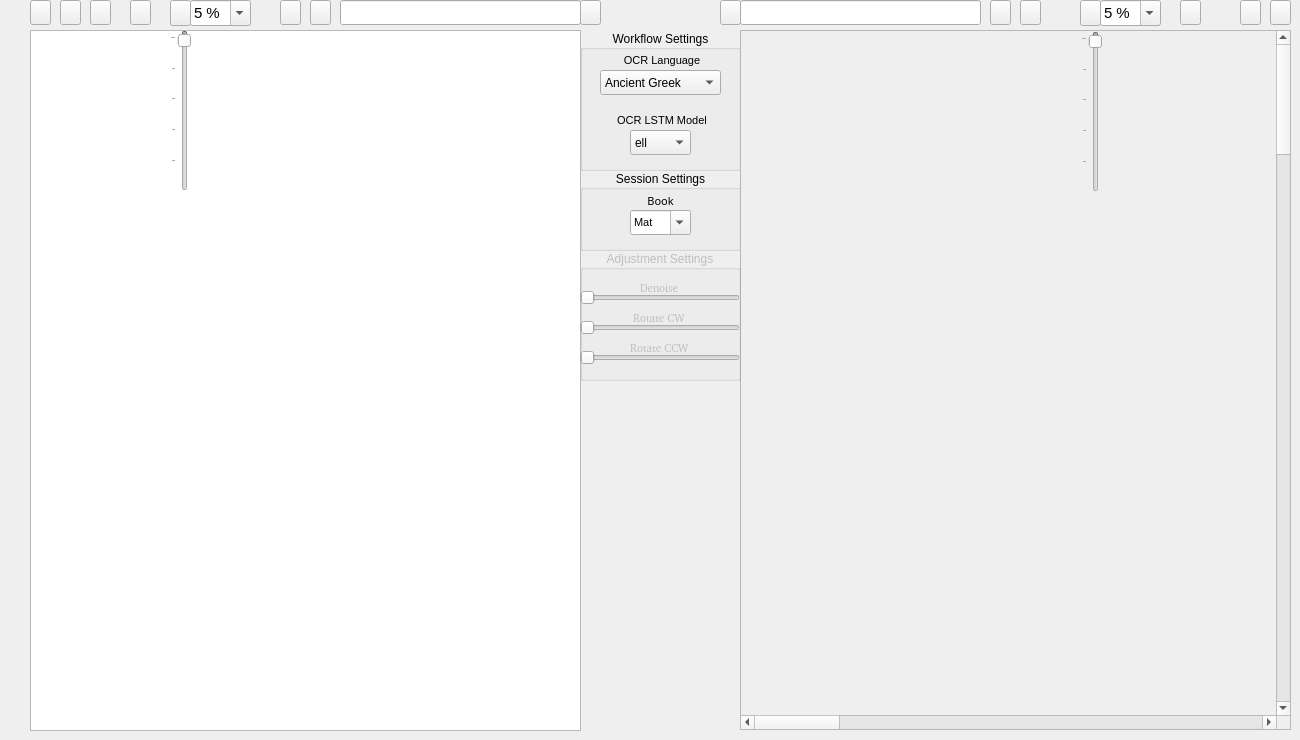
  <widget class="QWidget" name="centralwidget">
   <widget class="QPushButton" name="SaveAsImagebutton">
    <property name="geometry">
     <rect>
      <x>1240</x>
      <y>0</y>
      <width>21</width>
      <height>25</height>
     </rect>
    </property>
    <property name="font">
     <font>
      <family>FROMVS [MAXR]</family>
      <pointsize>8</pointsize>
     </font>
    </property>
    <property name="toolTip">
     <string>Save image as...</string>
    </property>
    <property name="text">
     <string/>
    </property>
    <property name="icon">
     <iconset resource="../UI_Icons.qrc">
      <normaloff>:/Icons/Icons/disk-rename.png</normaloff>:/Icons/Icons/disk-rename.png</iconset>
    </property>
   </widget>
   <widget class="QPushButton" name="SaveImagebutton">
    <property name="geometry">
     <rect>
      <x>1270</x>
      <y>0</y>
      <width>21</width>
      <height>25</height>
     </rect>
    </property>
    <property name="font">
     <font>
      <family>FROMVS [MAXR]</family>
      <pointsize>8</pointsize>
     </font>
    </property>
    <property name="toolTip">
     <string>Overwrite reference image</string>
    </property>
    <property name="text">
     <string/>
    </property>
    <property name="icon">
     <iconset resource="../UI_Icons.qrc">
      <normaloff>:/Icons/Icons/disk.png</normaloff>:/Icons/Icons/disk.png</iconset>
    </property>
   </widget>
   <widget class="QGroupBox" name="OCRgroupBox">
    <property name="geometry">
     <rect>
      <x>580</x>
      <y>30</y>
      <width>161</width>
      <height>141</height>
     </rect>
    </property>
    <property name="title">
     <string>Workflow Settings</string>
    </property>
    <property name="alignment">
     <set>Qt::AlignCenter</set>
    </property>
    <widget class="QComboBox" name="OCRlangComboBox">
     <property name="geometry">
      <rect>
       <x>20</x>
       <y>40</y>
       <width>121</width>
       <height>25</height>
      </rect>
     </property>
     <property name="toolTip">
      <string>Select OCR language</string>
     </property>
     <property name="locale">
      <locale language="English" country="UnitedStates"/>
     </property>
     <property name="editable">
      <bool>false</bool>
     </property>
     <item>
      <property name="text">
       <string>Ancient Greek</string>
      </property>
     </item>
     <item>
      <property name="text">
       <string>Middle Greek</string>
      </property>
     </item>
     <item>
      <property name="text">
       <string>Modern Greek</string>
      </property>
     </item>
     <item>
      <property name="text">
       <string>Hebrew</string>
      </property>
     </item>
     <item>
      <property name="text">
       <string>Latin</string>
      </property>
     </item>
    </widget>
    <widget class="QLabel" name="OCRlanglabel">
     <property name="geometry">
      <rect>
       <x>40</x>
       <y>20</y>
       <width>81</width>
       <height>20</height>
      </rect>
     </property>
     <property name="font">
      <font>
       <pointsize>8</pointsize>
      </font>
     </property>
     <property name="text">
      <string> OCR Language</string>
     </property>
     <property name="alignment">
      <set>Qt::AlignCenter</set>
     </property>
    </widget>
    <widget class="QLabel" name="OCRModellabel">
     <property name="geometry">
      <rect>
       <x>30</x>
       <y>80</y>
       <width>101</width>
       <height>20</height>
      </rect>
     </property>
     <property name="font">
      <font>
       <pointsize>8</pointsize>
      </font>
     </property>
     <property name="toolTip">
      <string>Select OCR LSTM model</string>
     </property>
     <property name="text">
      <string> OCR LSTM Model</string>
     </property>
     <property name="alignment">
      <set>Qt::AlignCenter</set>
     </property>
    </widget>
    <widget class="QComboBox" name="OCRModelComboBox">
     <property name="geometry">
      <rect>
       <x>50</x>
       <y>100</y>
       <width>61</width>
       <height>25</height>
      </rect>
     </property>
     <property name="toolTip">
      <string>Select OCR language model</string>
     </property>
     <property name="locale">
      <locale language="English" country="UnitedStates"/>
     </property>
     <property name="editable">
      <bool>false</bool>
     </property>
     <item>
      <property name="text">
       <string>ell</string>
      </property>
     </item>
     <item>
      <property name="text">
       <string>grc</string>
      </property>
     </item>
     <item>
      <property name="text">
       <string>feg</string>
      </property>
     </item>
     <item>
      <property name="text">
       <string>heb</string>
      </property>
     </item>
     <item>
      <property name="text">
       <string>feh</string>
      </property>
     </item>
     <item>
      <property name="text">
       <string>lat</string>
      </property>
     </item>
     <item>
      <property name="text">
       <string>fel</string>
      </property>
     </item>
    </widget>
   </widget>
   <widget class="QLineEdit" name="ImageLE">
    <property name="geometry">
     <rect>
      <x>740</x>
      <y>0</y>
      <width>241</width>
      <height>25</height>
     </rect>
    </property>
    <property name="toolTip">
     <string>Image name</string>
    </property>
   </widget>
   <widget class="QGroupBox" name="SessiongroupBox">
    <property name="geometry">
     <rect>
      <x>580</x>
      <y>170</y>
      <width>161</width>
      <height>81</height>
     </rect>
    </property>
    <property name="title">
     <string>Session Settings</string>
    </property>
    <property name="alignment">
     <set>Qt::AlignCenter</set>
    </property>
    <widget class="QLabel" name="booklabel">
     <property name="geometry">
      <rect>
       <x>60</x>
       <y>20</y>
       <width>41</width>
       <height>21</height>
      </rect>
     </property>
     <property name="font">
      <font>
       <family>FROMVS</family>
       <pointsize>8</pointsize>
       <weight>50</weight>
       <italic>false</italic>
       <bold>false</bold>
      </font>
     </property>
     <property name="text">
      <string>Book</string>
     </property>
     <property name="alignment">
      <set>Qt::AlignCenter</set>
     </property>
    </widget>
    <widget class="QComboBox" name="bookComboBox">
     <property name="geometry">
      <rect>
       <x>50</x>
       <y>40</y>
       <width>61</width>
       <height>25</height>
      </rect>
     </property>
     <property name="font">
      <font>
       <pointsize>8</pointsize>
      </font>
     </property>
     <property name="toolTip">
      <string>Bible book current image|text directory</string>
     </property>
     <property name="editable">
      <bool>true</bool>
     </property>
     <item>
      <property name="text">
       <string>Mat</string>
      </property>
     </item>
     <item>
      <property name="text">
       <string>Mar</string>
      </property>
     </item>
     <item>
      <property name="text">
       <string>Luk</string>
      </property>
     </item>
     <item>
      <property name="text">
       <string>Joh</string>
      </property>
     </item>
     <item>
      <property name="text">
       <string>Act</string>
      </property>
     </item>
     <item>
      <property name="text">
       <string>Rom</string>
      </property>
     </item>
     <item>
      <property name="text">
       <string>1Co</string>
      </property>
     </item>
     <item>
      <property name="text">
       <string>2Co</string>
      </property>
     </item>
     <item>
      <property name="text">
       <string>Gal</string>
      </property>
     </item>
     <item>
      <property name="text">
       <string>Eph</string>
      </property>
     </item>
     <item>
      <property name="text">
       <string>Php</string>
      </property>
     </item>
     <item>
      <property name="text">
       <string>Col</string>
      </property>
     </item>
     <item>
      <property name="text">
       <string>1Th</string>
      </property>
     </item>
     <item>
      <property name="text">
       <string>2Th</string>
      </property>
     </item>
     <item>
      <property name="text">
       <string>1Ti</string>
      </property>
     </item>
     <item>
      <property name="text">
       <string>2Ti</string>
      </property>
     </item>
     <item>
      <property name="text">
       <string>Tit</string>
      </property>
     </item>
     <item>
      <property name="text">
       <string>Phm</string>
      </property>
     </item>
     <item>
      <property name="text">
       <string>Heb</string>
      </property>
     </item>
     <item>
      <property name="text">
       <string>Jas</string>
      </property>
     </item>
     <item>
      <property name="text">
       <string>1Pe</string>
      </property>
     </item>
     <item>
      <property name="text">
       <string>2Pe</string>
      </property>
     </item>
     <item>
      <property name="text">
       <string>1Jn</string>
      </property>
     </item>
     <item>
      <property name="text">
       <string>2Jn</string>
      </property>
     </item>
     <item>
      <property name="text">
       <string>3Jn</string>
      </property>
     </item>
     <item>
      <property name="text">
       <string>Jud</string>
      </property>
     </item>
     <item>
      <property name="text">
       <string>Rev</string>
      </property>
     </item>
    </widget>
   </widget>
   <widget class="QPushButton" name="reloadRefImgbutton">
    <property name="geometry">
     <rect>
      <x>580</x>
      <y>0</y>
      <width>21</width>
      <height>25</height>
     </rect>
    </property>
    <property name="toolTip">
     <string>Reload reference image</string>
    </property>
    <property name="text">
     <string/>
    </property>
    <property name="icon">
     <iconset resource="../UI_Icons.qrc">
      <normaloff>:/Icons/Icons/reload.png</normaloff>:/Icons/Icons/reload.png</iconset>
    </property>
   </widget>
   <widget class="QPushButton" name="PrevRefImgbutton">
    <property name="geometry">
     <rect>
      <x>280</x>
      <y>0</y>
      <width>21</width>
      <height>25</height>
     </rect>
    </property>
    <property name="toolTip">
     <string>Previous Reference Image</string>
    </property>
    <property name="text">
     <string/>
    </property>
    <property name="icon">
     <iconset resource="../UI_Icons.qrc">
      <normaloff>:/Icons/Icons/back_image.png</normaloff>:/Icons/Icons/back_image.png</iconset>
    </property>
   </widget>
   <widget class="QLineEdit" name="RefImgLE">
    <property name="geometry">
     <rect>
      <x>340</x>
      <y>0</y>
      <width>241</width>
      <height>25</height>
     </rect>
    </property>
    <property name="toolTip">
     <string>Reference image name</string>
    </property>
   </widget>
   <widget class="QPushButton" name="RefImgZoombutton">
    <property name="enabled">
     <bool>true</bool>
    </property>
    <property name="geometry">
     <rect>
      <x>170</x>
      <y>0</y>
      <width>21</width>
      <height>26</height>
     </rect>
    </property>
    <property name="font">
     <font>
      <pointsize>8</pointsize>
     </font>
    </property>
    <property name="toolTip">
     <string>Enable reference zoom slider</string>
    </property>
    <property name="text">
     <string/>
    </property>
    <property name="icon">
     <iconset resource="../UI_Icons.qrc">
      <normaloff>:/Icons/Icons/image-resize1.png</normaloff>:/Icons/Icons/image-resize1.png</iconset>
    </property>
   </widget>
   <widget class="QPushButton" name="NextRefImgbutton">
    <property name="geometry">
     <rect>
      <x>310</x>
      <y>0</y>
      <width>21</width>
      <height>25</height>
     </rect>
    </property>
    <property name="toolTip">
     <string>Next Reference Image</string>
    </property>
    <property name="text">
     <string/>
    </property>
    <property name="icon">
     <iconset resource="../UI_Icons.qrc">
      <normaloff>:/Icons/Icons/forward_image.png</normaloff>:/Icons/Icons/forward_image.png</iconset>
    </property>
   </widget>
   <widget class="QPushButton" name="OpenRefImgbutton">
    <property name="geometry">
     <rect>
      <x>30</x>
      <y>0</y>
      <width>21</width>
      <height>25</height>
     </rect>
    </property>
    <property name="font">
     <font>
      <family>FROMVS [MAXR]</family>
      <pointsize>8</pointsize>
     </font>
    </property>
    <property name="toolTip">
     <string>Open image</string>
    </property>
    <property name="text">
     <string/>
    </property>
    <property name="icon">
     <iconset resource="../UI_Icons.qrc">
      <normaloff>:/Icons/Icons/folder-open-image.png</normaloff>:/Icons/Icons/folder-open-image.png</iconset>
    </property>
   </widget>
   <widget class="QComboBox" name="RefImgZoomComboBox">
    <property name="geometry">
     <rect>
      <x>190</x>
      <y>0</y>
      <width>61</width>
      <height>26</height>
     </rect>
    </property>
    <property name="sizePolicy">
     <sizepolicy hsizetype="Preferred" vsizetype="Preferred">
      <horstretch>0</horstretch>
      <verstretch>0</verstretch>
     </sizepolicy>
    </property>
    <property name="font">
     <font>
      <pointsize>11</pointsize>
     </font>
    </property>
    <property name="toolTip">
     <string>Select reference image zoom</string>
    </property>
    <property name="inputMethodHints">
     <set>Qt::ImhNone</set>
    </property>
    <property name="editable">
     <bool>true</bool>
    </property>
    <property name="currentText">
     <string>5 %</string>
    </property>
    <property name="insertPolicy">
     <enum>QComboBox::NoInsert</enum>
    </property>
    <item>
     <property name="text">
      <string>5 %</string>
     </property>
    </item>
    <item>
     <property name="text">
      <string>7 %</string>
     </property>
    </item>
    <item>
     <property name="text">
      <string>10 %</string>
     </property>
    </item>
    <item>
     <property name="text">
      <string>25 %</string>
     </property>
    </item>
    <item>
     <property name="text">
      <string>50 %</string>
     </property>
    </item>
    <item>
     <property name="text">
      <string>100 %</string>
     </property>
    </item>
    <item>
     <property name="text">
      <string>200 %</string>
     </property>
    </item>
   </widget>
   <widget class="QPushButton" name="PrevImagebutton">
    <property name="geometry">
     <rect>
      <x>990</x>
      <y>0</y>
      <width>21</width>
      <height>25</height>
     </rect>
    </property>
    <property name="toolTip">
     <string>Previous Image</string>
    </property>
    <property name="text">
     <string/>
    </property>
    <property name="icon">
     <iconset resource="../UI_Icons.qrc">
      <normaloff>:/Icons/Icons/back_image.png</normaloff>:/Icons/Icons/back_image.png</iconset>
    </property>
   </widget>
   <widget class="QPushButton" name="NextImagebutton">
    <property name="geometry">
     <rect>
      <x>1020</x>
      <y>0</y>
      <width>21</width>
      <height>25</height>
     </rect>
    </property>
    <property name="toolTip">
     <string>Next Image</string>
    </property>
    <property name="text">
     <string/>
    </property>
    <property name="icon">
     <iconset resource="../UI_Icons.qrc">
      <normaloff>:/Icons/Icons/forward_image.png</normaloff>:/Icons/Icons/forward_image.png</iconset>
    </property>
   </widget>
   <widget class="QPushButton" name="ImageZoombutton">
    <property name="enabled">
     <bool>true</bool>
    </property>
    <property name="geometry">
     <rect>
      <x>1080</x>
      <y>0</y>
      <width>21</width>
      <height>26</height>
     </rect>
    </property>
    <property name="font">
     <font>
      <pointsize>8</pointsize>
     </font>
    </property>
    <property name="toolTip">
     <string>Enable zoom slider</string>
    </property>
    <property name="text">
     <string/>
    </property>
    <property name="icon">
     <iconset resource="../UI_Icons.qrc">
      <normaloff>:/Icons/Icons/image-resize1.png</normaloff>:/Icons/Icons/image-resize1.png</iconset>
    </property>
   </widget>
   <widget class="QComboBox" name="ImageZoomComboBox">
    <property name="geometry">
     <rect>
      <x>1100</x>
      <y>0</y>
      <width>61</width>
      <height>26</height>
     </rect>
    </property>
    <property name="sizePolicy">
     <sizepolicy hsizetype="Preferred" vsizetype="Preferred">
      <horstretch>0</horstretch>
      <verstretch>0</verstretch>
     </sizepolicy>
    </property>
    <property name="font">
     <font>
      <pointsize>11</pointsize>
     </font>
    </property>
    <property name="toolTip">
     <string>Select current image zoom</string>
    </property>
    <property name="inputMethodHints">
     <set>Qt::ImhNone</set>
    </property>
    <property name="editable">
     <bool>true</bool>
    </property>
    <property name="currentText">
     <string>5 %</string>
    </property>
    <property name="insertPolicy">
     <enum>QComboBox::NoInsert</enum>
    </property>
    <item>
     <property name="text">
      <string>5 %</string>
     </property>
    </item>
    <item>
     <property name="text">
      <string>7 %</string>
     </property>
    </item>
    <item>
     <property name="text">
      <string>10 %</string>
     </property>
    </item>
    <item>
     <property name="text">
      <string>25 %</string>
     </property>
    </item>
    <item>
     <property name="text">
      <string>50 %</string>
     </property>
    </item>
    <item>
     <property name="text">
      <string>100 %</string>
     </property>
    </item>
    <item>
     <property name="text">
      <string>200 %</string>
     </property>
    </item>
   </widget>
   <widget class="QPushButton" name="reloadImagebutton">
    <property name="geometry">
     <rect>
      <x>720</x>
      <y>0</y>
      <width>21</width>
      <height>25</height>
     </rect>
    </property>
    <property name="toolTip">
     <string>Reload image</string>
    </property>
    <property name="text">
     <string/>
    </property>
    <property name="icon">
     <iconset resource="../UI_Icons.qrc">
      <normaloff>:/Icons/Icons/reload.png</normaloff>:/Icons/Icons/reload.png</iconset>
    </property>
   </widget>
   <widget class="QPushButton" name="ImportRefImgFilebutton">
    <property name="geometry">
     <rect>
      <x>60</x>
      <y>0</y>
      <width>21</width>
      <height>25</height>
     </rect>
    </property>
    <property name="font">
     <font>
      <family>FROMVS [MAXR]</family>
      <pointsize>8</pointsize>
     </font>
    </property>
    <property name="toolTip">
     <string>Import Reader Image</string>
    </property>
    <property name="text">
     <string/>
    </property>
    <property name="icon">
     <iconset resource="../UI_Icons.qrc">
      <normaloff>:/Icons/Icons/image-import.png</normaloff>:/Icons/Icons/image-import.png</iconset>
    </property>
   </widget>
   <widget class="QScrollArea" name="ImageScrollArea">
    <property name="geometry">
     <rect>
      <x>740</x>
      <y>30</y>
      <width>551</width>
      <height>700</height>
     </rect>
    </property>
    <property name="sizePolicy">
     <sizepolicy hsizetype="Preferred" vsizetype="Preferred">
      <horstretch>0</horstretch>
      <verstretch>0</verstretch>
     </sizepolicy>
    </property>
    <property name="verticalScrollBarPolicy">
     <enum>Qt::ScrollBarAsNeeded</enum>
    </property>
    <property name="horizontalScrollBarPolicy">
     <enum>Qt::ScrollBarAsNeeded</enum>
    </property>
    <property name="widgetResizable">
     <bool>true</bool>
    </property>
    <property name="alignment">
     <set>Qt::AlignLeading|Qt::AlignLeft|Qt::AlignTop</set>
    </property>
    <widget class="QWidget" name="ImageScrollAreaWidgetContents">
     <property name="geometry">
      <rect>
       <x>0</x>
       <y>0</y>
       <width>3200</width>
       <height>4800</height>
      </rect>
     </property>
     <property name="sizePolicy">
      <sizepolicy hsizetype="Minimum" vsizetype="Minimum">
       <horstretch>0</horstretch>
       <verstretch>0</verstretch>
      </sizepolicy>
     </property>
     <property name="minimumSize">
      <size>
       <width>3200</width>
       <height>4800</height>
      </size>
     </property>
     <widget class="QLabel" name="Image">
      <property name="enabled">
       <bool>false</bool>
      </property>
      <property name="geometry">
       <rect>
        <x>0</x>
        <y>0</y>
        <width>6800</width>
        <height>9600</height>
       </rect>
      </property>
      <property name="sizePolicy">
       <sizepolicy hsizetype="Expanding" vsizetype="Expanding">
        <horstretch>0</horstretch>
        <verstretch>0</verstretch>
       </sizepolicy>
      </property>
      <property name="minimumSize">
       <size>
        <width>3400</width>
        <height>4800</height>
       </size>
      </property>
      <property name="baseSize">
       <size>
        <width>520</width>
        <height>700</height>
       </size>
      </property>
      <property name="toolTip">
       <string>Preview modified image</string>
      </property>
      <property name="text">
       <string/>
      </property>
      <property name="scaledContents">
       <bool>false</bool>
      </property>
      <property name="alignment">
       <set>Qt::AlignLeading|Qt::AlignLeft|Qt::AlignTop</set>
      </property>
     </widget>
     <widget class="QSlider" name="Imagezoomslider">
      <property name="enabled">
       <bool>false</bool>
      </property>
      <property name="geometry">
       <rect>
        <x>340</x>
        <y>0</y>
        <width>21</width>
        <height>161</height>
       </rect>
      </property>
      <property name="toolTip">
       <string>Zoom image</string>
      </property>
      <property name="minimum">
       <number>5</number>
      </property>
      <property name="maximum">
       <number>100</number>
      </property>
      <property name="singleStep">
       <number>1</number>
      </property>
      <property name="pageStep">
       <number>20</number>
      </property>
      <property name="value">
       <number>7</number>
      </property>
      <property name="sliderPosition">
       <number>7</number>
      </property>
      <property name="orientation">
       <enum>Qt::Vertical</enum>
      </property>
      <property name="invertedAppearance">
       <bool>true</bool>
      </property>
      <property name="tickPosition">
       <enum>QSlider::TicksAbove</enum>
      </property>
     </widget>
    </widget>
   </widget>
   <widget class="QPushButton" name="OverwriteRefImgbutton">
    <property name="geometry">
     <rect>
      <x>1180</x>
      <y>0</y>
      <width>21</width>
      <height>25</height>
     </rect>
    </property>
    <property name="font">
     <font>
      <family>FROMVS [MAXR]</family>
      <pointsize>8</pointsize>
     </font>
    </property>
    <property name="toolTip">
     <string>Overwrite reference image</string>
    </property>
    <property name="text">
     <string/>
    </property>
    <property name="icon">
     <iconset resource="../UI_Icons.qrc">
      <normaloff>:/Icons/Icons/disk.png</normaloff>:/Icons/Icons/disk.png</iconset>
    </property>
   </widget>
   <widget class="QGroupBox" name="groupBox">
    <property name="enabled">
     <bool>false</bool>
    </property>
    <property name="geometry">
     <rect>
      <x>580</x>
      <y>250</y>
      <width>161</width>
      <height>131</height>
     </rect>
    </property>
    <property name="title">
     <string>Adjustment Settings</string>
    </property>
    <property name="alignment">
     <set>Qt::AlignCenter</set>
    </property>
    <widget class="QLabel" name="label_3">
     <property name="enabled">
      <bool>false</bool>
     </property>
     <property name="geometry">
      <rect>
       <x>50</x>
       <y>90</y>
       <width>61</width>
       <height>16</height>
      </rect>
     </property>
     <property name="font">
      <font>
       <family>FROMVS [MAXR]</family>
       <pointsize>8</pointsize>
      </font>
     </property>
     <property name="text">
      <string>Rotate CCW</string>
     </property>
    </widget>
    <widget class="QSlider" name="horizontalSlider_2">
     <property name="enabled">
      <bool>false</bool>
     </property>
     <property name="geometry">
      <rect>
       <x>0</x>
       <y>70</y>
       <width>160</width>
       <height>16</height>
      </rect>
     </property>
     <property name="orientation">
      <enum>Qt::Horizontal</enum>
     </property>
    </widget>
    <widget class="QSlider" name="horizontalSlider_3">
     <property name="enabled">
      <bool>false</bool>
     </property>
     <property name="geometry">
      <rect>
       <x>0</x>
       <y>100</y>
       <width>160</width>
       <height>16</height>
      </rect>
     </property>
     <property name="orientation">
      <enum>Qt::Horizontal</enum>
     </property>
    </widget>
    <widget class="QLabel" name="label">
     <property name="enabled">
      <bool>false</bool>
     </property>
     <property name="geometry">
      <rect>
       <x>60</x>
       <y>30</y>
       <width>41</width>
       <height>16</height>
      </rect>
     </property>
     <property name="font">
      <font>
       <family>FROMVS [MAXR]</family>
       <pointsize>8</pointsize>
      </font>
     </property>
     <property name="text">
      <string>Denoise</string>
     </property>
    </widget>
    <widget class="QLabel" name="label_2">
     <property name="enabled">
      <bool>false</bool>
     </property>
     <property name="geometry">
      <rect>
       <x>50</x>
       <y>60</y>
       <width>61</width>
       <height>16</height>
      </rect>
     </property>
     <property name="font">
      <font>
       <family>FROMVS [MAXR]</family>
       <pointsize>8</pointsize>
      </font>
     </property>
     <property name="text">
      <string> Rotate CW</string>
     </property>
    </widget>
    <widget class="QSlider" name="horizontalSlider">
     <property name="enabled">
      <bool>false</bool>
     </property>
     <property name="geometry">
      <rect>
       <x>0</x>
       <y>40</y>
       <width>160</width>
       <height>16</height>
      </rect>
     </property>
     <property name="orientation">
      <enum>Qt::Horizontal</enum>
     </property>
    </widget>
   </widget>
   <widget class="QPushButton" name="Deskewbutton">
    <property name="geometry">
     <rect>
      <x>130</x>
      <y>0</y>
      <width>21</width>
      <height>25</height>
     </rect>
    </property>
    <property name="font">
     <font>
      <family>FROMVS [MAXR]</family>
      <pointsize>8</pointsize>
     </font>
    </property>
    <property name="toolTip">
     <string>Deskew Reference Image</string>
    </property>
    <property name="text">
     <string/>
    </property>
    <property name="icon">
     <iconset resource="../UI_Icons.qrc">
      <normaloff>:/Icons/Icons/deskew16.png</normaloff>:/Icons/Icons/deskew16.png</iconset>
    </property>
   </widget>
   <widget class="QPushButton" name="ExportRefImgFilebutton">
    <property name="geometry">
     <rect>
      <x>90</x>
      <y>0</y>
      <width>21</width>
      <height>25</height>
     </rect>
    </property>
    <property name="font">
     <font>
      <family>FROMVS [MAXR]</family>
      <pointsize>8</pointsize>
     </font>
    </property>
    <property name="toolTip">
     <string>Import Reader Image</string>
    </property>
    <property name="text">
     <string/>
    </property>
    <property name="icon">
     <iconset resource="../UI_Icons.qrc">
      <normaloff>:/Icons/Icons/image-export.png</normaloff>:/Icons/Icons/image-export.png</iconset>
    </property>
   </widget>
   <widget class="QSlider" name="RefImgzoomslider">
    <property name="enabled">
     <bool>false</bool>
    </property>
    <property name="geometry">
     <rect>
      <x>170</x>
      <y>30</y>
      <width>21</width>
      <height>161</height>
     </rect>
    </property>
    <property name="toolTip">
     <string>Zoom reference image</string>
    </property>
    <property name="minimum">
     <number>5</number>
    </property>
    <property name="maximum">
     <number>100</number>
    </property>
    <property name="singleStep">
     <number>1</number>
    </property>
    <property name="pageStep">
     <number>20</number>
    </property>
    <property name="value">
     <number>7</number>
    </property>
    <property name="sliderPosition">
     <number>7</number>
    </property>
    <property name="orientation">
     <enum>Qt::Vertical</enum>
    </property>
    <property name="invertedAppearance">
     <bool>true</bool>
    </property>
    <property name="tickPosition">
     <enum>QSlider::TicksAbove</enum>
    </property>
   </widget>
   <widget class="QGraphicsView" name="RefImg">
    <property name="geometry">
     <rect>
      <x>30</x>
      <y>30</y>
      <width>551</width>
      <height>701</height>
     </rect>
    </property>
   </widget>
   <zorder>RefImg</zorder>
   <zorder>SaveAsImagebutton</zorder>
   <zorder>SaveImagebutton</zorder>
   <zorder>OCRgroupBox</zorder>
   <zorder>ImageLE</zorder>
   <zorder>SessiongroupBox</zorder>
   <zorder>reloadRefImgbutton</zorder>
   <zorder>PrevRefImgbutton</zorder>
   <zorder>RefImgLE</zorder>
   <zorder>RefImgZoombutton</zorder>
   <zorder>NextRefImgbutton</zorder>
   <zorder>OpenRefImgbutton</zorder>
   <zorder>RefImgZoomComboBox</zorder>
   <zorder>PrevImagebutton</zorder>
   <zorder>NextImagebutton</zorder>
   <zorder>ImageZoombutton</zorder>
   <zorder>ImageZoomComboBox</zorder>
   <zorder>reloadImagebutton</zorder>
   <zorder>ImportRefImgFilebutton</zorder>
   <zorder>ImageScrollArea</zorder>
   <zorder>OverwriteRefImgbutton</zorder>
   <zorder>groupBox</zorder>
   <zorder>Deskewbutton</zorder>
   <zorder>ExportRefImgFilebutton</zorder>
   <zorder>RefImgzoomslider</zorder>
  </widget>
